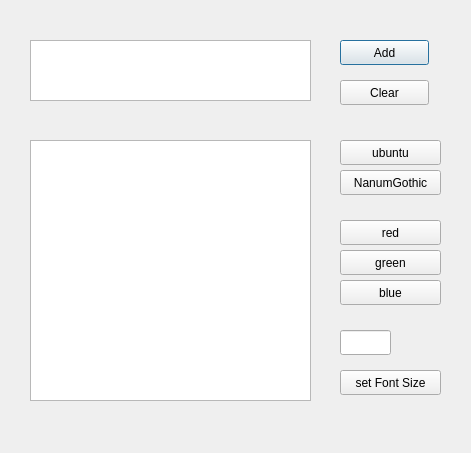
<?xml version="1.0" encoding="UTF-8"?>
<ui version="4.0">
 <class>Dialog</class>
 <widget class="QDialog" name="Dialog">
  <property name="geometry">
   <rect>
    <x>0</x>
    <y>0</y>
    <width>471</width>
    <height>453</height>
   </rect>
  </property>
  <property name="windowTitle">
   <string>Dialog</string>
  </property>
  <widget class="QTextEdit" name="input_text">
   <property name="geometry">
    <rect>
     <x>30</x>
     <y>40</y>
     <width>281</width>
     <height>61</height>
    </rect>
   </property>
  </widget>
  <widget class="QTextEdit" name="output_text">
   <property name="geometry">
    <rect>
     <x>30</x>
     <y>140</y>
     <width>281</width>
     <height>261</height>
    </rect>
   </property>
   <property name="readOnly">
    <bool>true</bool>
   </property>
  </widget>
  <widget class="QPushButton" name="add_btn">
   <property name="geometry">
    <rect>
     <x>340</x>
     <y>40</y>
     <width>89</width>
     <height>25</height>
    </rect>
   </property>
   <property name="text">
    <string>Add</string>
   </property>
  </widget>
  <widget class="QPushButton" name="clear_btn">
   <property name="geometry">
    <rect>
     <x>340</x>
     <y>80</y>
     <width>89</width>
     <height>25</height>
    </rect>
   </property>
   <property name="text">
    <string>Clear</string>
   </property>
  </widget>
  <widget class="QPushButton" name="ubuntu_btn">
   <property name="geometry">
    <rect>
     <x>340</x>
     <y>140</y>
     <width>101</width>
     <height>25</height>
    </rect>
   </property>
   <property name="text">
    <string>ubuntu</string>
   </property>
  </widget>
  <widget class="QPushButton" name="nanum_btn">
   <property name="geometry">
    <rect>
     <x>340</x>
     <y>170</y>
     <width>101</width>
     <height>25</height>
    </rect>
   </property>
   <property name="text">
    <string>NanumGothic</string>
   </property>
  </widget>
  <widget class="QLineEdit" name="font_size">
   <property name="geometry">
    <rect>
     <x>340</x>
     <y>330</y>
     <width>51</width>
     <height>25</height>
    </rect>
   </property>
   <property name="inputMethodHints">
    <set>Qt::ImhDigitsOnly</set>
   </property>
  </widget>
  <widget class="QPushButton" name="red_btn">
   <property name="geometry">
    <rect>
     <x>340</x>
     <y>220</y>
     <width>101</width>
     <height>25</height>
    </rect>
   </property>
   <property name="text">
    <string>red</string>
   </property>
  </widget>
  <widget class="QPushButton" name="green_btn">
   <property name="geometry">
    <rect>
     <x>340</x>
     <y>250</y>
     <width>101</width>
     <height>25</height>
    </rect>
   </property>
   <property name="text">
    <string>green</string>
   </property>
  </widget>
  <widget class="QPushButton" name="blue_btn">
   <property name="geometry">
    <rect>
     <x>340</x>
     <y>280</y>
     <width>101</width>
     <height>25</height>
    </rect>
   </property>
   <property name="text">
    <string>blue</string>
   </property>
  </widget>
  <widget class="QPushButton" name="set_font_size_btn">
   <property name="geometry">
    <rect>
     <x>340</x>
     <y>370</y>
     <width>101</width>
     <height>25</height>
    </rect>
   </property>
   <property name="text">
    <string>set Font Size</string>
   </property>
  </widget>
 </widget>
 <resources/>
 <connections/>
</ui>
